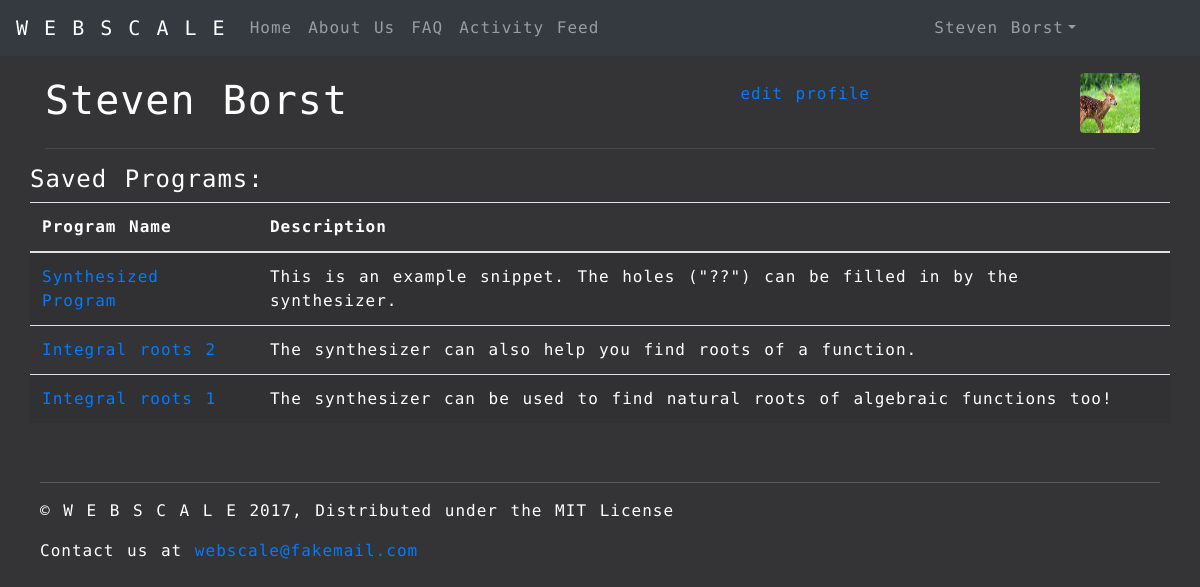
/profile/, run on the app's committed database.
### synthesizer/models.py (models this page shows, shortened)
class User(models.Model):
    id = models.UUIDField(primary_key=True, default=uuid.uuid4, help_text="Unique ID for this particular user")
    name = models.CharField('Name', max_length=200, help_text="Enter your name")
    email = models.EmailField('email', max_length=200, help_text= "Enter you email")
    hashed_password = models.CharField(max_length=200)

class Snippit(models.Model):
    id = models.UUIDField(primary_key=True, default=uuid.uuid4, help_text="Unique ID for this Snippit")
    user_id = models.ForeignKey('User', on_delete=models.SET_NULL, null=True)
    name = models.CharField('Name', max_length=200, help_text="Enter name")
    description = models.TextField(max_length=1000, help_text="Enter the snippit description")
    program_text = models.TextField(max_length=99999, help_text="Enter the program holes")
    program_spec = models.TextField(max_length=99999, help_text="Enter the program spec")
    """
    The synthesizer result needs to be a different kind of model field that will be generated, not entered
    """
    synthesizer_result = models.TextField(max_length=99999, help_text="Enter the synthesizer result")
    is_public = models.BooleanField(default=True, help_text="Toggle for user's public visibility")

### synthesizer/views.py (the view)
# urls.py: url(r'^profile/$', views.profile, name='profile'),
def profile(request, profile_id="0"):
    if profile_id == "0":
        profile_id = "d097b337df594c35a01d997bfbeaad42"  # default to steven's profile for now
    user = get_object_or_404(User, id=profile_id)
    programs = Snippit.objects.filter(user_id=user.id)
    return render(
        request,
        'synthesizer/profile.html',
        context={'page_title': user.name, 'user': user, 'programs': programs},
    )

### synthesizer/templates/synthesizer/profile.html (shortened to what this page needs)
{% extends "base_page.html" %}
{% block css %}
{% load static %}
<link rel="stylesheet" type="text/css" href="{% static 'css/webscale-profile.css' %}">
{% endblock %}
{% block content %}
<div id="main" class="container">
    <div class="row">
        <div class="col-6">
            <h1>{{ user.name }}</h1>
       </div>
        <div class="col-3 profile-header-middle">
            {% if user.name == "Steven Borst" %}
            <a href="{% url 'profile_edit' %}">edit profile</a>
            {% endif %}
        </div>
        <div class="col-3 profile-picture-container">
            <img class="rounded profile-picture profile-picture-small" alt="Profile Picture" src="{% static 'images/deer.jpg' %}">
        </div>
    </div>
    <hr class="heading-hr">
    <div class="row">
        <h4>Saved Programs:</h4>
        <table class="table table-striped program-table">
            <thead>
                <tr>
                    <th>Program Name</th>
                    <th>Description</th>
                </tr>
            </thead>
            <tbody>
                {% for program in programs %}
                <tr>
                    <td><a href="{% url 'program' program.id.hex %}">{{program.name}}<a/></td>
                    <td>{{program.description}}</td>
                </tr>
                {% endfor %}
            </tbody>
    </div>
    <footer class="footer">
        <hr class="footer-hr">
        <p>&copy; W E B S C A L E 2017, Distributed under the MIT License</p>
        <p>Contact us at <a href="mailto:webscale@fakemail.com">webscale@fakemail.com</a></p>
    </footer>
</div>
{% endblock %}

### synthesizer/static/css/webscale-profile.css (style rules this page uses)
* { letter-spacing: 1px; word-spacing: 2px; line-height: 150%; font-family: 'Encode Sans Expanded', sans-serif; }
html, body { background: linear-gradient(to bottom, rgba(52, 52, 54, 1.0), rgba(52, 52, 54, 1.0)); color: white !important; position: relative; }
body { padding-bottom: 150px; }
h1 { padding-top: 20px; }
.profile-header-middle { display: flex; align-items: center; justify-content: flex-end; }
.profile-picture-container { position: relative; }
.profile-picture-container .profile-picture { position: absolute; top: 50%; right: 30px; }
.profile-picture { width: 300px; height: 300px; }
.profile-picture.profile-picture-small { width: 60px; height: 60px; margin-top: -1.3em; }
.heading-hr { border-top: 1px solid rgba(255, 255, 255, 0.1); }
.footer { padding: 10px 40px 10px 40px; position: absolute; bottom: 0; left: 0; right: 0; }
.footer-hr { border-top: 1px solid rgba(194, 192, 192, 0.27); }

### data on the page
User: name "Steven Borst"
Snippit: name "Synthesized Program", description "This is an example snippet. The holes (\"??\") can be filled in by the synthesizer."
Snippit: name "Integral roots 2", description "The synthesizer can also help you find roots of a function."
Snippit: name "Integral roots 1", description "The synthesizer can be used to find natural roots of algebraic functions too!"
